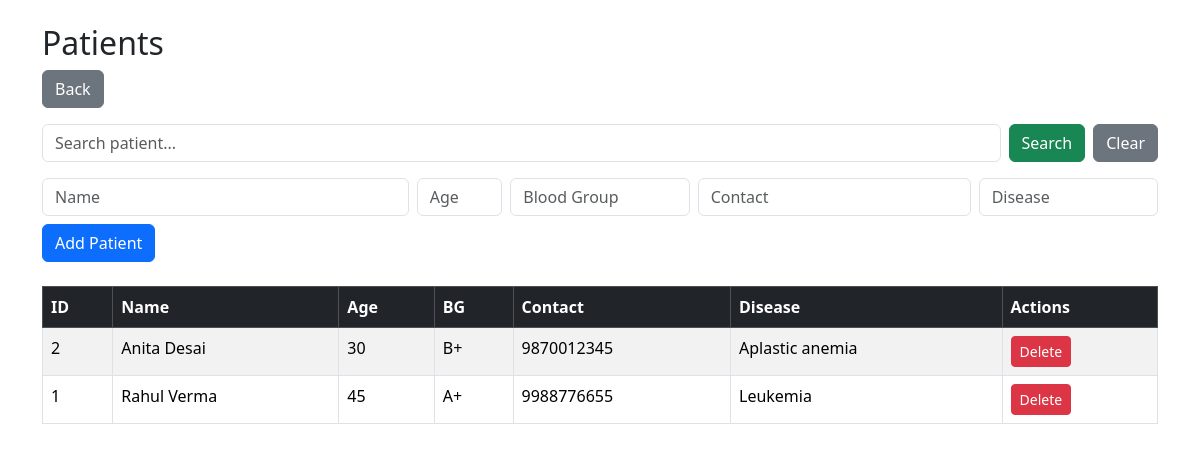
Screenshot of /modules/patients.php with the database file from the repository.
### tables this page shows
CREATE TABLE IF NOT EXISTS patients (
  patient_id INT AUTO_INCREMENT PRIMARY KEY,
  name VARCHAR(150) NOT NULL,
  age INT,
  blood_group VARCHAR(5),
  contact VARCHAR(50),
  disease VARCHAR(255),
  created_at TIMESTAMP DEFAULT CURRENT_TIMESTAMP
);

### modules/patients.php (the view, shortened to what this page needs)
<?php
require_once __DIR__ . '/../config/db_connect.php';
if (isset($_GET['search']) && $_GET['search'] !== '') {
    $search = mysqli_real_escape_string($conn, $_GET['search']);
    $res = @mysqli_query($conn, "CALL search_patient('$search')");
    if ($res === false) {
        $res = mysqli_query($conn, "SELECT * FROM patients
                                   WHERE name LIKE '%$search%'
                                      OR blood_group LIKE '%$search%'
                                      OR contact LIKE '%$search%'
                                      OR disease LIKE '%$search%'
                                   ORDER BY patient_id DESC");
    } else {
        mysqli_next_result($conn);
    }
} else {
    $res = mysqli_query($conn, "SELECT * FROM patients ORDER BY patient_id DESC");
}
?>
<!doctype html>
<html>
<head>
  <link href="../style.css" rel="stylesheet">
  <link href="https://cdn.jsdelivr.net/npm/bootstrap@5.3.2/dist/css/bootstrap.min.css" rel="stylesheet">
</head>
<body class="container py-4">
  <h2>Patients</h2>
  <a href="../index.php" class="btn btn-secondary mb-3">Back</a>
  <form method="get" class="mb-3 d-flex">
    <input type="text" name="search" class="form-control me-2" placeholder="Search patient..."
           value="<?php echo isset($_GET['search']) ? htmlspecialchars($_GET['search']) : ''; ?>">
    <button type="submit" class="btn btn-success me-2">Search</button>
    <a href="patients.php" class="btn btn-secondary">Clear</a>
  </form>
  <form method="post" class="mb-4 row g-2">
    <div class="col-md-4">
      <input name="name" class="form-control" placeholder="Name" required>
    </div>
    <div class="col-md-1">
      <input name="age" type="number" class="form-control" placeholder="Age">
    </div>
    <div class="col-md-2">
      <input name="blood_group" class="form-control" placeholder="Blood Group">
    </div>
    <div class="col-md-3">
      <input name="contact" class="form-control" placeholder="Contact">
    </div>
    <div class="col-md-2">
      <input name="disease" class="form-control" placeholder="Disease">
    </div>
    <div class="col-12">
      <button class="btn btn-primary">Add Patient</button>
    </div>
  </form>
  <table class="table table-striped table-bordered">
    <thead class="table-dark">
      <tr>
        <th>ID</th>
        <th>Name</th>
        <th>Age</th>
        <th>BG</th>
        <th>Contact</th>
        <th>Disease</th>
        <th>Actions</th>
      </tr>
    </thead>
    <tbody>
      <?php if ($res && mysqli_num_rows($res) > 0): ?>
        <?php while ($row = mysqli_fetch_assoc($res)): ?>
          <tr>
            <td><?= $row['patient_id']; ?></td>
            <td><?= htmlspecialchars($row['name']); ?></td>
            <td><?= htmlspecialchars($row['age']); ?></td>
            <td><?= htmlspecialchars($row['blood_group']); ?></td>
            <td><?= htmlspecialchars($row['contact']); ?></td>
            <td><?= htmlspecialchars($row['disease']); ?></td>
            <td>
              <form method="post" style="display:inline">
                <button class="btn btn-sm btn-danger" onclick="return confirm('Delete this record?')">Delete</button>
              </form>
            </td>
          </tr>
        <?php endwhile; ?>
      <?php else: ?>
        <tr><td colspan="7" class="text-center text-muted">No records found</td></tr>
      <?php endif; ?>
    </tbody>
  </table>
</body>
</html>

### style.css (style rules this page uses)
body { background:#f8f9fa; }

### rows the page displays
patients: patient_id "2", name "Anita Desai", age "30", blood_group "B+", contact "9870012345", disease "Aplastic anemia"
patients: patient_id "1", name "Rahul Verma", age "45", blood_group "A+", contact "9988776655", disease "Leukemia"
